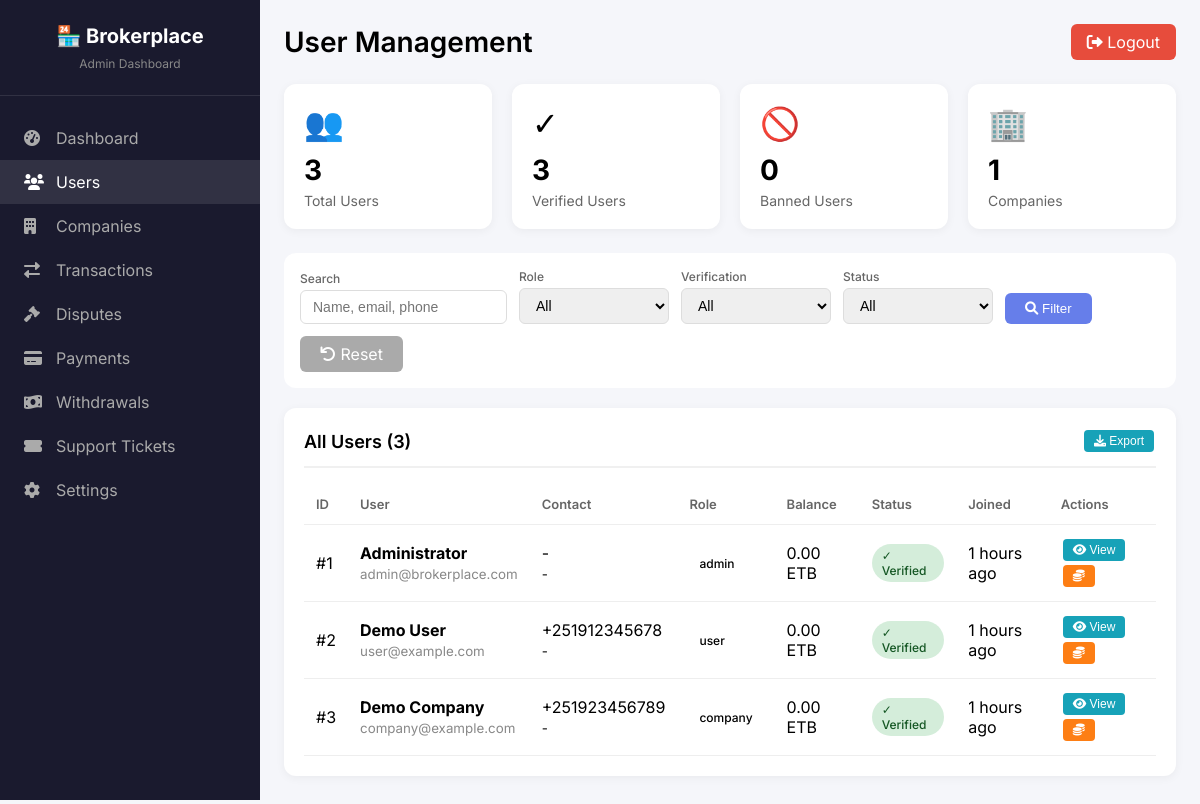
The page /admin/users.php (signed in) on the database its author committed.
### tables this page shows
CREATE TABLE users (
    id INT AUTO_INCREMENT PRIMARY KEY,
    full_name VARCHAR(100) NOT NULL,
    email VARCHAR(100) UNIQUE NOT NULL,
    password_hash VARCHAR(255) NOT NULL,
    phone VARCHAR(20),
    role ENUM('admin', 'user', 'company') DEFAULT 'user',
    balance DECIMAL(12,2) DEFAULT 0.00,
    escrow_held DECIMAL(12,2) DEFAULT 0.00,
    is_verified BOOLEAN DEFAULT FALSE,
    is_suspended BOOLEAN DEFAULT FALSE,
    kyc_document VARCHAR(255),
    email_verified BOOLEAN DEFAULT FALSE,
    verification_token VARCHAR(100),
    reset_token VARCHAR(100),
    reset_expires DATETIME,
    created_at TIMESTAMP DEFAULT CURRENT_TIMESTAMP,
    updated_at TIMESTAMP DEFAULT CURRENT_TIMESTAMP ON UPDATE CURRENT_TIMESTAMP,
    INDEX idx_email (email),
    INDEX idx_role (role),
    INDEX idx_verification_token (verification_token)
);

### admin/users.php (the view, shortened to what the rows shown need)
<?php
require_once '../includes/functions.php';
$conn = getDbConnection();
$viewUser = null;
$page = isset($_GET['page']) ? max(1, intval($_GET['page'])) : 1;
$limit = 20;
$offset = ($page - 1) * $limit;
$where = [];
$params = [];
$types = "";
$whereClause = $where ? "WHERE " . implode(" AND ", $where) : "";
$sql = "SELECT * FROM users $whereClause ORDER BY created_at DESC LIMIT ? OFFSET ?";
$params[] = $limit;
$params[] = $offset;
$types .= "ii";
$stmt = $conn->prepare($sql);
$stmt->bind_param($types, ...$params);
$stmt->execute();
$users = $stmt->get_result();
?>
<!DOCTYPE html>
<html lang="en">
<head>
    <link rel="stylesheet" href="https://cdnjs.cloudflare.com/ajax/libs/font-awesome/6.0.0/css/all.min.css">
</head>
<body>
    <div class="admin-wrapper">
        <div class="sidebar">
            <div class="sidebar-header">
                <h2>🏪 Brokerplace</h2>
            </div>
        </div>
        <div class="main-content">
            <div class="top-header">
                <h1 class="page-title">User Management</h1>
            </div>
            <?php if ($viewUser): ?>
                <div class="section">
                    <div class="section-title">
                        User Profile
                        <button onclick="location.href='users.php'" class="btn-sm btn-view">← Back to List</button>
                    </div>
                    <div class="profile-header">
                        <div class="profile-avatar">
                            <?php echo strtoupper(substr($viewUser['full_name'], 0, 1)); ?>
                        </div>
                        <div class="profile-info">
                            <h3><?php echo htmlspecialchars($viewUser['full_name']); ?></h3>
                            <p><i class="fas fa-envelope"></i> <?php echo htmlspecialchars($viewUser['email']); ?></p>
                            <p><i class="fas fa-phone"></i> <?php echo htmlspecialchars($viewUser['phone'] ?? 'Not provided'); ?></p>
                            <p>
                                <?php echo getUserRoleBadge($viewUser['role']); ?>
                                <?php echo getVerificationBadge($viewUser['is_verified']); ?>
                                <?php if ($viewUser['is_suspended']): ?>
                                    <span class="badge badge-danger"><i class="fas fa-ban"></i> Banned</span>
                                <?php endif; ?>
                            </p>
                        </div>
                    </div>
                    <div class="info-grid">
                        <div class="info-card">
                            <label>Account Balance</label>
                            <div class="value"><?php echo formatMoney($viewUser['balance']); ?></div>
                        </div>
                        <div class="info-card">
                            <label>Escrow Held</label>
                            <div class="value"><?php echo formatMoney($viewUser['escrow_held']); ?></div>
                        </div>
                        <div class="info-card">
                            <label>Total Transactions</label>
                            <div class="value"><?php echo number_format($viewUser['total_transactions'] ?? 0); ?></div>
                        </div>
                        <div class="info-card">
                            <label>Total Spent</label>
                            <div class="value"><?php echo formatMoney($viewUser['total_spent'] ?? 0); ?></div>
                        </div>
                        <div class="info-card">
                            <label>Address</label>
                            <div class="value"><?php echo htmlspecialchars($viewUser['address'] ?? 'Not provided'); ?></div>
                        </div>
                        <div class="info-card">
                            <label>City</label>
                            <div class="value"><?php echo htmlspecialchars($viewUser['city'] ?? 'Not provided'); ?></div>
                        </div>
                        <div class="info-card">
                            <label>Joined Date</label>
                            <div class="value"><?php echo date('F d, Y', strtotime($viewUser['created_at'])); ?></div>
                        </div>
                        <div class="info-card">
                            <label>Last Login</label>
                            <div class="value"><?php echo $viewUser['last_login'] ? date('F d, Y H:i', strtotime($viewUser['last_login'])) : 'Never'; ?></div>
                        </div>
                    </div>
                    <?php if ($viewUser['is_suspended'] && $viewUser['ban_reason']): ?>
                    <div class="info-card" style="margin-top: 16px; background: #f8d7da;">
                        <label>Ban Reason</label>
                        <div class="value"><?php echo htmlspecialchars($viewUser['ban_reason']); ?></div>
                        <label>Banned At</label>
                        <div class="value"><?php echo date('F d, Y H:i', strtotime($viewUser['banned_at'])); ?></div>
                    </div>
                    <?php endif; ?>
                </div>
                <div class="section">
                    <div class="section-title">Quick Actions</div>
                    <div style="display: flex; gap: 10px; flex-wrap: wrap;">
                        <?php if (!$viewUser['is_verified']): ?>
                        <form method="POST" style="display: inline;">
                            <input type="hidden" name="user_id" value="<?php echo $viewUser['id']; ?>">
                            <button type="submit" name="verify_user" class="btn-sm btn-verify"><i class="fas fa-check"></i> Verify User</button>
                        </form>
                        <?php endif; ?>
                        <?php if ($viewUser['is_suspended']): ?>
                        <form method="POST" style="display: inline;">
                            <input type="hidden" name="user_id" value="<?php echo $viewUser['id']; ?>">
                            <button type="submit" name="unban_user" class="btn-sm btn-unban"><i class="fas fa-user-check"></i> Unban User</button>
                        </form>
                        <?php else: ?>
                        <button onclick="openBanModal(<?php echo $viewUser['id']; ?>)" class="btn-sm btn-ban"><i class="fas fa-ban"></i> Ban User</button>
                        <?php endif; ?>
                        <button onclick="openBalanceModal(<?php echo $viewUser['id']; ?>, '<?php echo htmlspecialchars($viewUser['full_name']); ?>', <?php echo $viewUser['balance']; ?>)" class="btn-sm btn-balance"><i class="fas fa-coins"></i> Adjust Balance</button>
                        <button onclick="openEditModal(<?php echo $viewUser['id']; ?>, '<?php echo htmlspecialchars($viewUser['full_name']); ?>', '<?php echo htmlspecialchars($viewUser['phone']); ?>', '<?php echo htmlspecialchars($viewUser['address']); ?>', '<?php echo htmlspecialchars($viewUser['city']); ?>')" class="btn-sm btn-edit"><i class="fas fa-edit"></i> Edit Profile</button>
                        <?php if ($viewUser['role'] !== 'admin'): ?>
                        <form method="POST" style="display: inline;" onsubmit="return confirm('Delete this user permanently? This cannot be undone!')">
                            <input type="hidden" name="user_id" value="<?php echo $viewUser['id']; ?>">
                            <button type="submit" name="delete_user" class="btn-sm btn-delete"><i class="fas fa-trash"></i> Delete User</button>
                        </form>
                        <?php endif; ?>
                    </div>
                </div>
            <?php else: ?>
                <div class="section">
                    <div style="overflow-x: auto;">
                        <table>
                            <thead>
                                <tr>
                                    <th>ID</th>
                                    <th>User</th>
                                    <th>Contact</th>
                                    <th>Role</th>
                                    <th>Balance</th>
                                    <th>Status</th>
                                    <th>Joined</th>
                                    <th>Actions</th>
                                </tr>
                            </thead>
                            <tbody>
                                <?php if ($users->num_rows > 0): ?>
                                    <?php while($row = $users->fetch_assoc()): ?>
                                        <tr>
                                            <td>#<?php echo $row['id']; ?></td>
                                            <td>
                                                <strong><?php echo htmlspecialchars($row['full_name']); ?></strong><br>
                                                <small style="color:#888;"><?php echo htmlspecialchars($row['email']); ?></small>
                                            </td>
                                            <td>
                                                <?php echo htmlspecialchars($row['phone'] ?? '-'); ?><br>
                                                <small><?php echo htmlspecialchars($row['city'] ?? '-'); ?></small>
                                            </td>
                                            <td><?php echo getUserRoleBadge($row['role']); ?></td>
                                            <td><?php echo formatMoney($row['balance']); ?></td>
                                            <td>
                                                <?php echo getVerificationBadge($row['is_verified']); ?>
                                            </td>
                                            <td><?php echo timeAgo($row['created_at']); ?></td>
                                            <td>
                                                <button onclick="location.href='?view=<?php echo $row['id']; ?>'" class="btn-sm btn-view"><i class="fas fa-eye"></i> View</button>
                                                <button onclick="openBalanceModal(<?php echo $row['id']; ?>, '<?php echo htmlspecialchars($row['full_name']); ?>', <?php echo $row['balance']; ?>)" class="btn-sm btn-balance"><i class="fas fa-coins"></i></button>
                                            </td>
                                        </tr>
                                    <?php endwhile; ?>
                                <?php else: ?>
                                    <tr><td colspan="8" style="text-align: center;">No users found</td></tr>
                                <?php endif; ?>
                            </tbody>
                        </table>
                    </div>
                </div>
            <?php endif; ?>
        </div>
    </div>
</body>
</html>

### includes/functions.php (shortened to what the rows shown need)
<?php
function formatMoney($amount) {
    return number_format($amount, 2) . ' ETB';
}
function getUserRoleBadge($role) {
    $badges = [
        'admin' => '<span class="badge badge-danger">Admin</span>',
        'user' => '<span class="badge badge-primary">User</span>',
        'company' => '<span class="badge badge-info">Company</span>'
    ];
    return $badges[$role] ?? '<span class="badge badge-secondary">' . $role . '</span>';
}
function getVerificationBadge($isVerified) {
    if ($isVerified) {
        return '<span class="badge badge-success">✓ Verified</span>';
    }
    return '<span class="badge badge-warning">⚠ Pending</span>';
}
function timeAgo($timestamp) {
    $time = strtotime($timestamp);
    $diff = time() - $time;
    if ($diff < 86400) return floor($diff / 3600) . ' hours ago';
    return date('M d, Y', $time);
}

### rows shown on the page
users: id "1", full_name "Administrator", email "admin@brokerplace.com", phone "-", city "-", role "admin", balance "0.00 ETB", is_verified "✓ Verified", created_at "1 hours ago"
users: id "2", full_name "Demo User", email "user@example.com", phone "+251912345678", city "-", role "user", balance "0.00 ETB", is_verified "✓ Verified", created_at "1 hours ago"
users: id "3", full_name "Demo Company", email "company@example.com", phone "+251923456789", city "-", role "company", balance "0.00 ETB", is_verified "✓ Verified", created_at "1 hours ago"

### other values the page prints
$stats['total'] "3"
$stats['verified'] "3"
$stats['banned'] "0"
$stats['companies'] "1"
$totalUsers "3"
